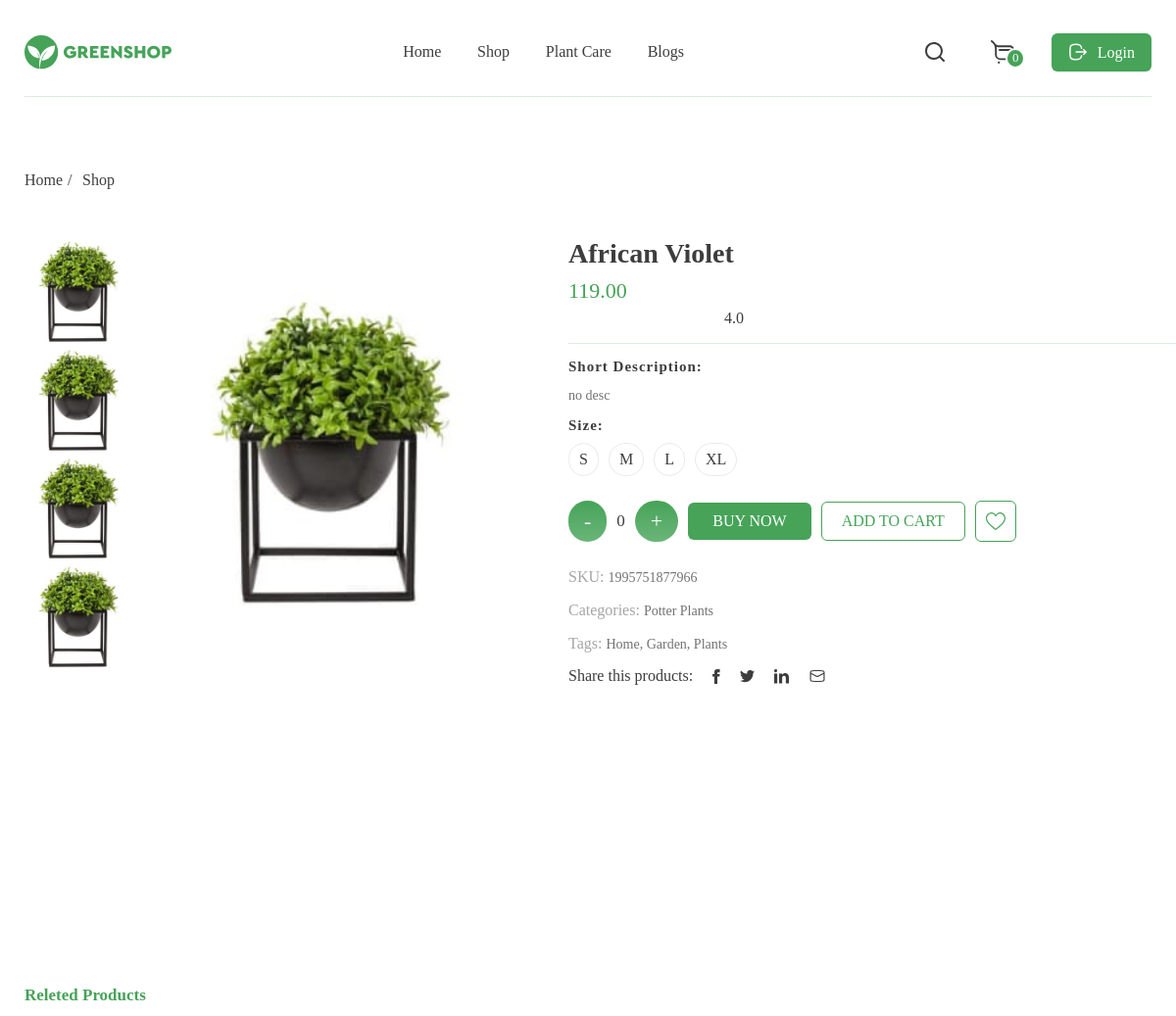
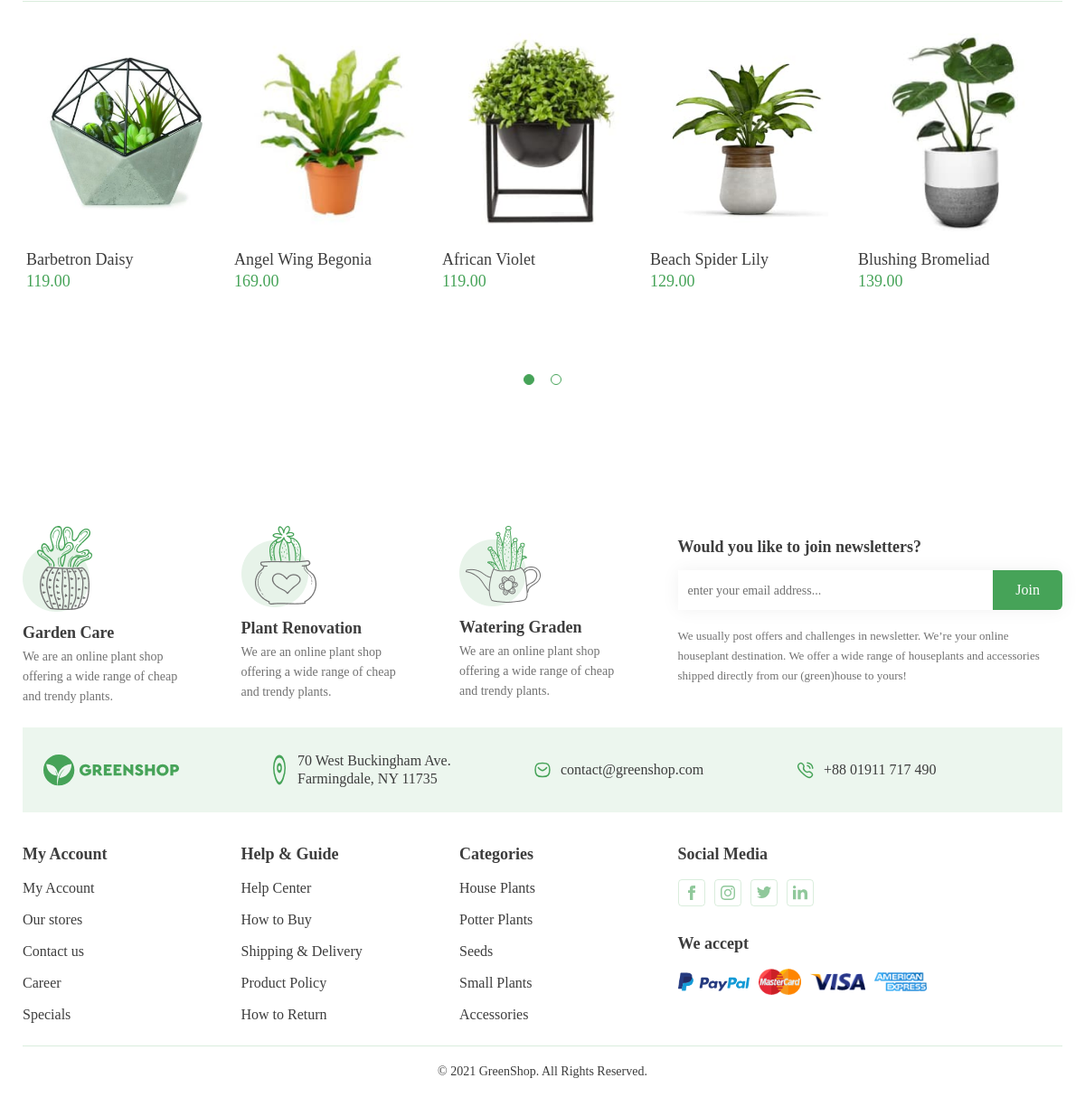
Page /African_Violet/ on the committed database (2 pictures, top to bottom).
### store/models.py (models this page shows)
class Flowers(models.Model):
    title = models.TextField("Название", max_length=250, blank=True)
    price = models.CharField("Цена", max_length=50, blank=True)
    img = models.ImageField("Изоброжения", upload_to="flowers/")
    description = models.TextField("Описание", max_length=500, blank=True)
    url = models.SlugField(max_length=130, unique=True)
    category = models.ForeignKey(
        Category, verbose_name="Категория", on_delete=models.SET_NULL, null=True
    )
    class Meta:
        verbose_name = 'Растения'
        verbose_name_plural = 'Растения'

### store/views.py (the view, shortened to what this page needs)
# urls.py: path("<slug:slug>/", views.FlowersDetailView.as_view(), name='store_detail'),
class FlowersDetailView(View):
    def get(self, requset, slug):
        flowersget = Flowers.objects.get(url=slug)
        flowersall = Flowers.objects.all()
        return render(requset, "store/store_detail.html", {"flowers": flowersall,
        "flowersget": flowersget })

### templates/store/store_detail.html (shortened to what this page needs)
{% extends 'base.html' %}
{% load static  %}
{% block content %}
<section class="product-view">
    <div class="container">
        <div class="product-view__inner">
            <div class="breadcrumbs">
                <ul class="breadcrumbs__list">
                    <li class="breadcrumbs__list-item">
                        <a href="{% url 'home' %}">Home</a>
                    </li>
                    <li class="breadcrumbs__list-item">
                        <a href="#">Shop</a>
                    </li>
                </ul>
            </div>
            <div class="product-view__wrapper">
                <div class="product-view__img">
                    <div class="product-view__vertical-bar">
                        <a href="#">
                            <img src="{{ flowersget.img.url }}" alt="" class="product-view__img-mini">
                        </a>
                        <a href="#">
                            <img src="{{ flowersget.img.url }}" alt="" class="product-view__img-mini">
                        </a>
                        <a href="#">
                            <img src="{{ flowersget.img.url }}" alt="" class="product-view__img-mini">
                        </a>
                        <a href="#">
                            <img src="{{ flowersget.img.url }}" alt="" class="product-view__img-mini">
                        </a>
                    </div>
                    <img src="{{ flowersget.img.url }}" alt="" class="product-view__img-main">
                </div>
                <div class="product-view__info">
                    <div class="product-view__info-main">
                        <h2 class="product-view__title">{{ flowersget.title }}</h2>
                        <p class="product-view__price">{{ flowersget.price }}</p>
                        <form action="{% url 'add_rating' %}" method="post" name="rating">
                            <span class="rating">
                            </span>
                            <span class="editContent">4.0</span>
                        </form>
                    </div>
                    <div class="product-view__info-description">
                        <h3 class="product-view__info-title">Short Description:</h3>
                        <p class="product-view__text">
                           {{ flowersget.description }}
                        </p>
                        <h3 class="product-view__info-title">Size:</h3>
                        <ul class="product-view__list size-list">
                            <li class="product-view__item">
                                <a href="#" class="product-view__link">S</a>
                            </li>
                            <li class="product-view__item">
                                <a href="#" class="product-view__link">M</a>
                            </li>
                            <li class="product-view__item">
                                <a href="#" class="product-view__link">L</a>
                            </li>
                            <li class="product-view__item">
                                <a href="#" class="product-view__link">XL</a>
                            </li>
                        </ul>
                        <div class="product-view__buy">
                            <div href="" class="product-view__add-minus">
                                <button class="js-clear-btn">-</button>
                            </div>
                            <div class="product-view__counter"></div>
                            <div href="" class="product-view__add-minus">
                                <button class="js-inc-btn">+</button>
                            </div>
                            <a href="#" class="product-view__buy-button button">Buy NOW</a>
                            <a href="#" class="product-view__buy-button button-invert">Add to cart</a>
                            <a href="#" class="product-view__buy-button button-invert icon-button">
                                <img src="{% static 'images/greenHeart.svg' %}" alt="">
                            </a>
                        </div>
                        <div class="product-view__characteristics">
                            <p class="product-view__characteristics-text">
                                SKU: <span class="product-view__text">1995751877966</span>
                            </p>
                            <p class="product-view__characteristics-text">
                                Categories: <span class="product-view__text">Potter Plants</span>
                            </p>
                            <p class="product-view__characteristics-text">
                                Tags: <span class="product-view__text">Home, Garden, Plants</span>
                            </p>
                        </div>
                        <ul class="product-view__list social-list">
                            <li class="product-view__item">
                               <p class="product-view__titile">Share this products:</p>
                            </li>
                            <li class="product-view__item">
                                <a href="#" class="product-view__link"><img src="{% static 'images/FacebookDark.svg' %}" alt=""></a>
                            </li>
                            <li class="product-view__item">
                                <a href="#" class="product-view__link"><img src="{% static 'images/TwitterDark.svg' %}" alt=""></a>
                            </li>
                            <li class="product-view__item">
                                <a href="#" class="product-view__link"><img src="{% static 'images/LinkedinDark.svg' %}" alt=""></a>
                            </li>
                            <li class="product-view__item">
                                <a href="#" class="product-view__link"><img src="{% static 'images/MessageMail.svg' %}" alt=""></a>
                            </li>
                        </ul>
                    </div>
                </div>
            </div>
        </div>
    </div>
</section>
<section class="recomended-product">
    <div class="container">
        <div class="recomended-product__inner">
            <h3 class="recomended-product__title">Releted Products</h3>
            <div class="recomended-product__wrapper">
                {% for flower in flowers %}
                <div class="product-item">
                    <a href="{% url 'store_detail' flower.url %}" class="product-item__img-wrapper">
                        <img src="{{ flower.img.url }}" alt="Plant" class="product-item__img">
                    </a>
                    <div class="product-item__text">
                        <a href="{%  url 'product' %}" class="product-item__text-wrapper">
                            <p class="product-item__title">{{ flower.title }}</p>
                            <p class="product-item__price">
                                {{ flower.price }}
                            </p>
                        </a>
                    </div>
                </div>
                {% endfor %}
            </div>
        </div>
    </div>
</section>
{% endblock content %}

### rows in the picture
Flowers: img (picture), title "African Violet", price "119.00", description "no desc"
Flowers: img (picture), title "Barbetron Daisy", price "119.00"
Flowers: img (picture), title "Angel Wing Begonia", price "169.00"
Flowers: img (picture), title "Beach Spider Lily", price "129.00"
Flowers: img (picture), title "Blushing Bromeliad", price "139.00"
